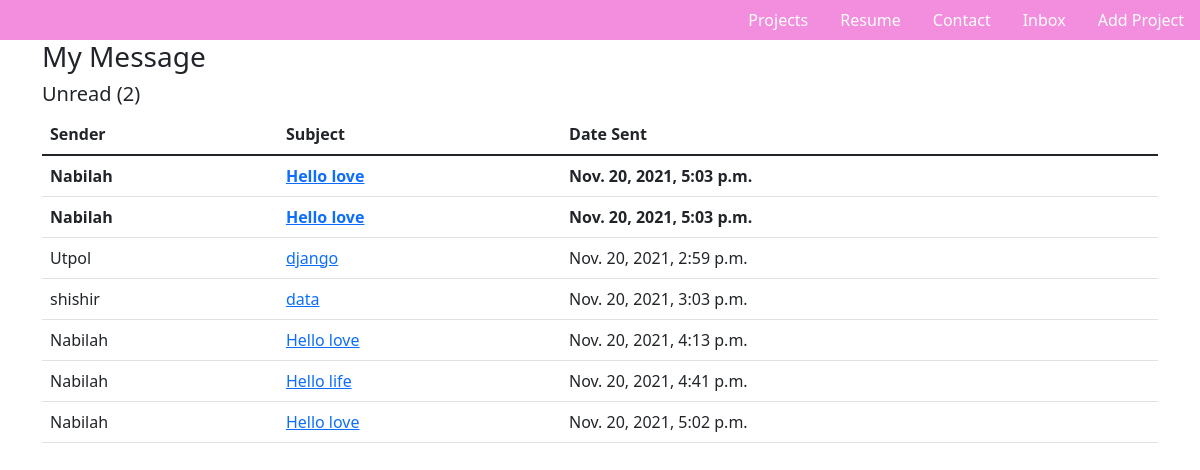
The page /inbox/ (signed in) on the database its author committed.
### base/models.py (models this page shows, shortened)
class Message(models.Model):
    name = models.CharField(max_length=200, null=True)
    email = models.CharField(max_length=200, null=True)
    subject = models.CharField(max_length=200, null=True)
    body = models.TextField()
    created = models.DateTimeField(auto_now_add=True)
    is_read = models.BooleanField(default=False)
    id = models.UUIDField(default=uuid.uuid4, unique=True, primary_key=True, editable=False )

### base/views.py (the view)
# urls.py: path('inbox/',views.inboxPage, name="inbox"),
def inboxPage(request):
     inbox = Message.objects.all().order_by('is_read')
     unreadCount = Message.objects.filter(is_read=False).count()
     context = {'inbox':inbox, 'unreadCount': unreadCount}
     return render(request, 'base/inbox.html', context)

### base/templates/base/inbox.html (shortened to what this page needs)
{% extends 'base/main.html' %}
{% load static %}
{% block content %}
<div class="container">
<h3>My Message</h3>
<h5> Unread ({{unreadCount}})</h5>
<table class= "table">
    <thead>
        <tr>
            <th>Sender</th>
            <th>Subject</th>
            <th>Date Sent</th>
        </tr>
    </thead>
    <tbody>
        {% for message in inbox %}
        {% if message.is_read %}
        <tr>
            {% else %}
        <tr style="font-weight: 900;">
        {% endif%}
            <td>{{message.name}}</td>
            <td><a href="{% url 'message' message.id %}"> {{message.subject}} </td>
            <td>{{message.created}}</td>
        </tr>
        {% endfor%}
    </tbody>
</table>
</div>
{% endblock content %}

### static/styles/main.css (style rules this page uses)
body { background-color: white; }

### rows shown on the page
Message: name "Nabilah", subject "Hello love", created "Nov. 20, 2021, 5:03 p.m."
Message: name "Nabilah", subject "Hello love", created "Nov. 20, 2021, 5:03 p.m."
Message: name "Utpol", subject "django", created "Nov. 20, 2021, 2:59 p.m."
Message: name "shishir", subject "data", created "Nov. 20, 2021, 3:03 p.m."
Message: name "Nabilah", subject "Hello love", created "Nov. 20, 2021, 4:13 p.m."
Message: name "Nabilah", subject "Hello life", created "Nov. 20, 2021, 4:41 p.m."
Message: name "Nabilah", subject "Hello love", created "Nov. 20, 2021, 5:02 p.m."

### other values the page prints
{{ unreadCount }} "2"
